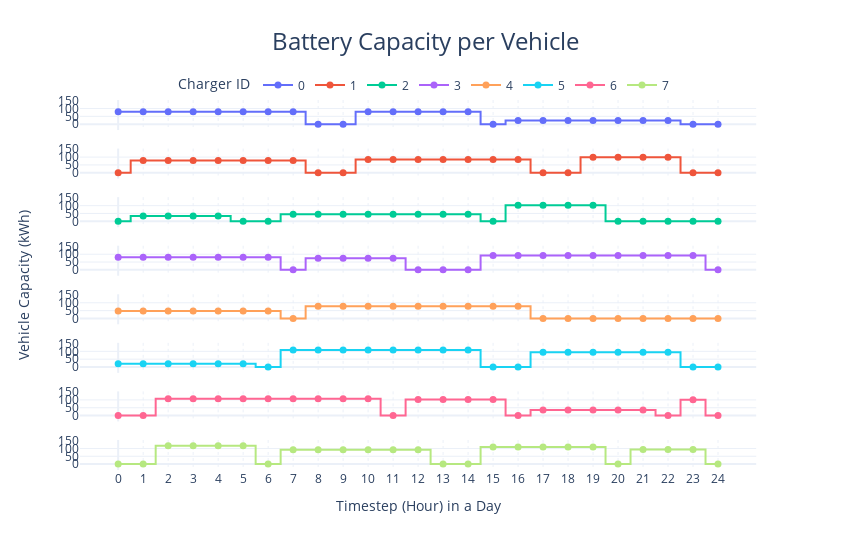

Notebook cell for this chart:
### Code cell
fig = df_vehicle_capacity.plot(kind="line", line_shape="hvh", title="Battery Capacity per Vehicle", template="plotly_white", 
                               y='Vehicle Capacities', facet_row='Charger ID', facet_row_spacing=0.05, color='Charger ID', 
                               markers=True, labels=dict(index="Timestep (Hour) in a Day", value="", variable=""))
fig.update_yaxes(tickformat="%b", matches='y', title='')
fig.update_xaxes(dtick="M1", tickformat="%b", matches='x', griddash="dot", tickvals=[i for i in range(0, 25, 1)])
fig.update_traces(marker_size=7)
fig.for_each_annotation(lambda a: a.update(text="", font_size=24, y=1.07))
fig.add_annotation(x=-0.1, y=0.5, text="Vehicle Capacity (kWh)", textangle=-90, 
                   xref="paper", yref="paper", font_size=14, showarrow=False)
fig.update_layout(height=550, width=850, title=dict(xanchor="center", x=0.5, font_size=24),
                  legend=dict(orientation="h", yanchor="top", y=1.08, xanchor="center", x=0.5))
fig.show()

### Figure 1 — Plotly figure (JSON) as saved in the notebook; plotly's stock layout.template omitted (floating-point values rounded to 4 significant figures)
{"data": [{"hovertemplate": "Charger ID=0<br>Timestep (Hour) in a Day=%{x}<br>Vehicle Capacities=%{y}<extra></extra>", "legendgroup": "0", "line": {"color": "#636efa", "dash": "solid", "shape": "hvh"}, "marker": {"size": 7, "symbol": "circle"}, "mode": "markers+lines", "name": "0", "orientation": "v", "showlegend": true, "type": "scatter", "x": [0, 1, 2, 3, 4, 5, 6, 7, 8, 9, 10, 11, 12, 13, 14, 15, 16, 17, 18, 19, 20, 21, 22, 23, 24], "xaxis": "x8", "y": [79, 79, 79, 79, 79, 79, 79, 79, 0, 0, 80, 80, 80, 80, 80, 0, 23, 23, 23, 23, 23, 23, 23, 0, 0], "yaxis": "y8"}, {"hovertemplate": "Charger ID=1<br>Timestep (Hour) in a Day=%{x}<br>Vehicle Capacities=%{y}<extra></extra>", "legendgroup": "1", "line": {"color": "#EF553B", "dash": "solid", "shape": "hvh"}, "marker": {"size": 7, "symbol": "circle"}, "mode": "markers+lines", "name": "1", "orientation": "v", "showlegend": true, "type": "scatter", "x": [0, 1, 2, 3, 4, 5, 6, 7, 8, 9, 10, 11, 12, 13, 14, 15, 16, 17, 18, 19, 20, 21, 22, 23, 24], "xaxis": "x7", "y": [0, 78, 78, 78, 78, 78, 78, 78, 0, 0, 84, 84, 84, 84, 84, 84, 84, 0, 0, 99, 99, 99, 99, 0, 0], "yaxis": "y7"}, {"hovertemplate": "Charger ID=2<br>Timestep (Hour) in a Day=%{x}<br>Vehicle Capacities=%{y}<extra></extra>", "legendgroup": "2", "line": {"color": "#00cc96", "dash": "solid", "shape": "hvh"}, "marker": {"size": 7, "symbol": "circle"}, "mode": "markers+lines", "name": "2", "orientation": "v", "showlegend": true, "type": "scatter", "x": [0, 1, 2, 3, 4, 5, 6, 7, 8, 9, 10, 11, 12, 13, 14, 15, 16, 17, 18, 19, 20, 21, 22, 23, 24], "xaxis": "x6", "y": [0, 34, 34, 34, 34, 0, 0, 45, 45, 45, 45, 45, 45, 45, 45, 0, 103, 103, 103, 103, 0, 0, 0, 0, 0], "yaxis": "y6"}, {"hovertemplate": "Charger ID=3<br>Timestep (Hour) in a Day=%{x}<br>Vehicle Capacities=%{y}<extra></extra>", "legendgroup": "3", "line": {"color": "#ab63fa", "dash": "solid", "shape": "hvh"}, "marker": {"size": 7, "symbol": "circle"}, "mode": "markers+lines", "name": "3", "orientation": "v", "showlegend": true, "type": "scatter", "x": [0, 1, 2, 3, 4, 5, 6, 7, 8, 9, 10, 11, 12, 13, 14, 15, 16, 17, 18, 19, 20, 21, 22, 23, 24], "xaxis": "x5", "y": [80, 80, 80, 80, 80, 80, 80, 0, 74, 74, 74, 74, 0, 0, 0, 92, 92, 92, 92, 92, 92, 92, 92, 92, 0], "yaxis": "y5"}, {"hovertemplate": "Charger ID=4<br>Timestep (Hour) in a Day=%{x}<br>Vehicle Capacities=%{y}<extra></extra>", "legendgroup": "4", "line": {"color": "#FFA15A", "dash": "solid", "shape": "hvh"}, "marker": {"size": 7, "symbol": "circle"}, "mode": "markers+lines", "name": "4", "orientation": "v", "showlegend": true, "type": "scatter", "x": [0, 1, 2, 3, 4, 5, 6, 7, 8, 9, 10, 11, 12, 13, 14, 15, 16, 17, 18, 19, 20, 21, 22, 23, 24], "xaxis": "x4", "y": [48, 48, 48, 48, 48, 48, 48, 0, 78, 78, 78, 78, 78, 78, 78, 78, 78, 0, 0, 0, 0, 0, 0, 0, 0], "yaxis": "y4"}, {"hovertemplate": "Charger ID=5<br>Timestep (Hour) in a Day=%{x}<br>Vehicle Capacities=%{y}<extra></extra>", "legendgroup": "5", "line": {"color": "#19d3f3", "dash": "solid", "shape": "hvh"}, "marker": {"size": 7, "symbol": "circle"}, "mode": "markers+lines", "name": "5", "orientation": "v", "showlegend": true, "type": "scatter", "x": [0, 1, 2, 3, 4, 5, 6, 7, 8, 9, 10, 11, 12, 13, 14, 15, 16, 17, 18, 19, 20, 21, 22, 23, 24], "xaxis": "x3", "y": [21, 21, 21, 21, 21, 21, 0, 109, 109, 109, 109, 109, 109, 109, 109, 0, 0, 95, 95, 95, 95, 95, 95, 0, 0], "yaxis": "y3"}, {"hovertemplate": "Charger ID=6<br>Timestep (Hour) in a Day=%{x}<br>Vehicle Capacities=%{y}<extra></extra>", "legendgroup": "6", "line": {"color": "#FF6692", "dash": "solid", "shape": "hvh"}, "marker": {"size": 7, "symbol": "circle"}, "mode": "markers+lines", "name": "6", "orientation": "v", "showlegend": true, "type": "scatter", "x": [0, 1, 2, 3, 4, 5, 6, 7, 8, 9, 10, 11, 12, 13, 14, 15, 16, 17, 18, 19, 20, 21, 22, 23, 24], "xaxis": "x2", "y": [0, 0, 108, 108, 108, 108, 108, 108, 108, 108, 108, 0, 103, 103, 103, 103, 0, 36, 36, 36, 36, 36, 0, 101, 0], "yaxis": "y2"}, {"hovertemplate": "Charger ID=7<br>Timestep (Hour) in a Day=%{x}<br>Vehicle Capacities=%{y}<extra></extra>", "legendgroup": "7", "line": {"color": "#B6E880", "dash": "solid", "shape": "hvh"}, "marker": {"size": 7, "symbol": "circle"}, "mode": "markers+lines", "name": "7", "orientation": "v", "showlegend": true, "type": "scatter", "x": [0, 1, 2, 3, 4, 5, 6, 7, 8, 9, 10, 11, 12, 13, 14, 15, 16, 17, 18, 19, 20, 21, 22, 23, 24], "xaxis": "x", "y": [0, 0, 117, 117, 117, 117, 0, 92, 92, 92, 92, 92, 92, 0, 0, 110, 110, 110, 110, 110, 0, 94, 94, 94, 0], "yaxis": "y"}], "layout": {"annotations": [{"font": {"size": 24}, "showarrow": false, "text": "", "textangle": 90, "x": 0.98, "xanchor": "left", "xref": "paper", "y": 1.07, "yanchor": "middle", "yref": "paper"}, {"font": {"size": 24}, "showarrow": false, "text": "", "textangle": 90, "x": 0.98, "xanchor": "left", "xref": "paper", "y": 1.07, "yanchor": "middle", "yref": "paper"}, {"font": {"size": 24}, "showarrow": false, "text": "", "textangle": 90, "x": 0.98, "xanchor": "left", "xref": "paper", "y": 1.07, "yanchor": "middle", "yref": "paper"}, {"font": {"size": 24}, "showarrow": false, "text": "", "textangle": 90, "x": 0.98, "xanchor": "left", "xref": "paper", "y": 1.07, "yanchor": "middle", "yref": "paper"}, {"font": {"size": 24}, "showarrow": false, "text": "", "textangle": 90, "x": 0.98, "xanchor": "left", "xref": "paper", "y": 1.07, "yanchor": "middle", "yref": "paper"}, {"font": {"size": 24}, "showarrow": false, "text": "", "textangle": 90, "x": 0.98, "xanchor": "left", "xref": "paper", "y": 1.07, "yanchor": "middle", "yref": "paper"}, {"font": {"size": 24}, "showarrow": false, "text": "", "textangle": 90, "x": 0.98, "xanchor": "left", "xref": "paper", "y": 1.07, "yanchor": "middle", "yref": "paper"}, {"font": {"size": 24}, "showarrow": false, "text": "", "textangle": 90, "x": 0.98, "xanchor": "left", "xref": "paper", "y": 1.07, "yanchor": "middle", "yref": "paper"}, {"font": {"size": 14}, "showarrow": false, "text": "Vehicle Capacity (kWh)", "textangle": -90, "x": -0.1, "xref": "paper", "y": 0.5, "yref": "paper"}], "height": 550, "legend": {"orientation": "h", "title": {"text": "Charger ID"}, "tracegroupgap": 0, "x": 0.5, "xanchor": "center", "y": 1.08, "yanchor": "top"}, "title": {"font": {"size": 24}, "text": "Battery Capacity per Vehicle", "x": 0.5, "xanchor": "center"}, "width": 850, "xaxis": {"anchor": "y", "domain": [0, 0.98], "dtick": "M1", "griddash": "dot", "matches": "x", "tickformat": "%b", "tickvals": [0, 1, 2, 3, 4, 5, 6, 7, 8, 9, 10, 11, 12, 13, 14, 15, 16, 17, 18, 19, 20, 21, 22, 23, 24], "title": {"text": "Timestep (Hour) in a Day"}}, "xaxis2": {"anchor": "y2", "domain": [0, 0.98], "dtick": "M1", "griddash": "dot", "matches": "x", "showticklabels": false, "tickformat": "%b", "tickvals": [0, 1, 2, 3, 4, 5, 6, 7, 8, 9, 10, 11, 12, 13, 14, 15, 16, 17, 18, 19, 20, 21, 22, 23, 24]}, "xaxis3": {"anchor": "y3", "domain": [0, 0.98], "dtick": "M1", "griddash": "dot", "matches": "x", "showticklabels": false, "tickformat": "%b", "tickvals": [0, 1, 2, 3, 4, 5, 6, 7, 8, 9, 10, 11, 12, 13, 14, 15, 16, 17, 18, 19, 20, 21, 22, 23, 24]}, "xaxis4": {"anchor": "y4", "domain": [0, 0.98], "dtick": "M1", "griddash": "dot", "matches": "x", "showticklabels": false, "tickformat": "%b", "tickvals": [0, 1, 2, 3, 4, 5, 6, 7, 8, 9, 10, 11, 12, 13, 14, 15, 16, 17, 18, 19, 20, 21, 22, 23, 24]}, "xaxis5": {"anchor": "y5", "domain": [0, 0.98], "dtick": "M1", "griddash": "dot", "matches": "x", "showticklabels": false, "tickformat": "%b", "tickvals": [0, 1, 2, 3, 4, 5, 6, 7, 8, 9, 10, 11, 12, 13, 14, 15, 16, 17, 18, 19, 20, 21, 22, 23, 24]}, "xaxis6": {"anchor": "y6", "domain": [0, 0.98], "dtick": "M1", "griddash": "dot", "matches": "x", "showticklabels": false, "tickformat": "%b", "tickvals": [0, 1, 2, 3, 4, 5, 6, 7, 8, 9, 10, 11, 12, 13, 14, 15, 16, 17, 18, 19, 20, 21, 22, 23, 24]}, "xaxis7": {"anchor": "y7", "domain": [0, 0.98], "dtick": "M1", "griddash": "dot", "matches": "x", "showticklabels": false, "tickformat": "%b", "tickvals": [0, 1, 2, 3, 4, 5, 6, 7, 8, 9, 10, 11, 12, 13, 14, 15, 16, 17, 18, 19, 20, 21, 22, 23, 24]}, "xaxis8": {"anchor": "y8", "domain": [0, 0.98], "dtick": "M1", "griddash": "dot", "matches": "x", "showticklabels": false, "tickformat": "%b", "tickvals": [0, 1, 2, 3, 4, 5, 6, 7, 8, 9, 10, 11, 12, 13, 14, 15, 16, 17, 18, 19, 20, 21, 22, 23, 24]}, "yaxis": {"anchor": "x", "domain": [0, 0.08125], "matches": "y", "tickformat": "%b", "title": {"text": ""}}, "yaxis2": {"anchor": "x2", "domain": [0.1312, 0.2125], "matches": "y", "tickformat": "%b", "title": {"text": ""}}, "yaxis3": {"anchor": "x3", "domain": [0.2625, 0.3437], "matches": "y", "tickformat": "%b", "title": {"text": ""}}, "yaxis4": {"anchor": "x4", "domain": [0.3937, 0.475], "matches": "y", "tickformat": "%b", "title": {"text": ""}}, "yaxis5": {"anchor": "x5", "domain": [0.525, 0.6062], "matches": "y", "tickformat": "%b", "title": {"text": ""}}, "yaxis6": {"anchor": "x6", "domain": [0.6562, 0.7375], "matches": "y", "tickformat": "%b", "title": {"text": ""}}, "yaxis7": {"anchor": "x7", "domain": [0.7875, 0.8687], "matches": "y", "tickformat": "%b", "title": {"text": ""}}, "yaxis8": {"anchor": "x8", "domain": [0.9187, 1], "matches": "y", "tickformat": "%b", "title": {"text": ""}}}}
